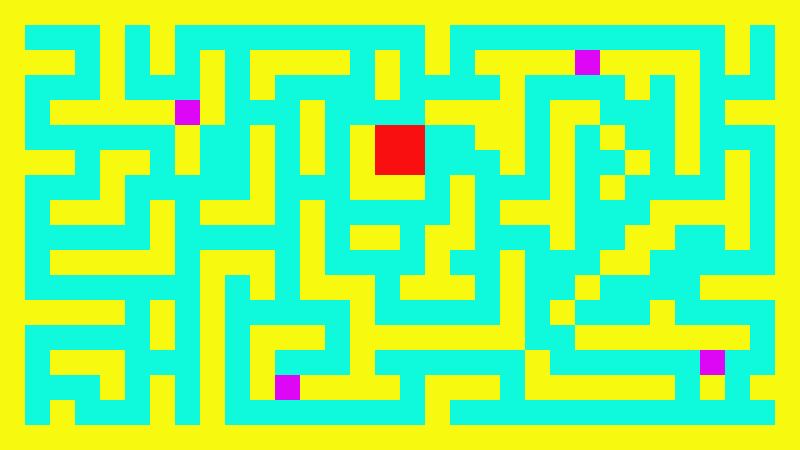

A level layout from a 2D game, rendered from its tile map. Below: a short description, then the map file with its tile-grid data intact:
An orthogonal 32x18 tile map with 25x25 px tiles, 4 tile layers (road, wall, cat, door), 4 tilesets and 4 objects.

<map version="1.0" orientation="orthogonal" renderorder="right-down" width="32" height="18" tilewidth="25" tileheight="25" nextobjectid="15">
 <tileset firstgid="1" name="wall" tilewidth="25" tileheight="25" tilecount="1" columns="1">
  <image source="wall.png" width="25" height="25" />
 </tileset>
 <tileset firstgid="2" name="road" tilewidth="25" tileheight="25" tilecount="1" columns="1">
  <image source="road.png" width="25" height="25" />
 </tileset>
 <tileset firstgid="3" name="cat" tilewidth="25" tileheight="25" tilecount="1" columns="1">
  <image source="cat.png" width="25" height="25" />
 </tileset>
 <tileset firstgid="4" name="door" tilewidth="25" tileheight="25" tilecount="1" columns="1">
  <image source="door.png" width="25" height="25" />
 </tileset>
 <layer name="road" width="32" height="18">
  <data encoding="csv">
2,2,2,2,2,2,2,2,2,2,2,2,2,2,2,2,2,2,2,2,2,2,2,2,2,2,2,2,2,2,2,2,
2,2,2,2,2,2,2,2,2,2,2,2,2,2,2,2,2,2,2,2,2,2,2,2,2,2,2,2,2,2,2,2,
2,2,2,2,2,2,2,2,2,2,2,2,2,2,2,2,2,2,2,2,2,2,2,2,2,2,2,2,2,2,2,2,
2,2,2,2,2,2,2,2,2,2,2,2,2,2,2,2,2,2,2,2,2,2,2,2,2,2,2,2,2,2,2,2,
2,2,2,2,2,2,2,2,2,2,2,2,2,2,2,2,2,2,2,2,2,2,2,2,2,2,2,2,2,2,2,2,
2,2,2,2,2,2,2,2,2,2,2,2,2,2,2,2,2,2,2,2,2,2,2,2,2,2,2,2,2,2,2,2,
2,2,2,2,2,2,2,2,2,2,2,2,2,2,2,2,2,2,2,2,2,2,2,2,2,2,2,2,2,2,2,2,
2,2,2,2,2,2,2,2,2,2,2,2,2,2,2,2,2,2,2,2,2,2,2,2,2,2,2,2,2,2,2,2,
2,2,2,2,2,2,2,2,2,2,2,2,2,2,2,2,2,2,2,2,2,2,2,2,2,2,2,2,2,2,2,2,
2,2,2,2,2,2,2,2,2,2,2,2,2,2,2,2,2,2,2,2,2,2,2,2,2,2,2,2,2,2,2,2,
2,2,2,2,2,2,2,2,2,2,2,2,2,2,2,2,2,2,2,2,2,2,2,2,2,2,2,2,2,2,2,2,
2,2,2,2,2,2,2,2,2,2,2,2,2,2,2,2,2,2,2,2,2,2,2,2,2,2,2,2,2,2,2,2,
2,2,2,2,2,2,2,2,2,2,2,2,2,2,2,2,2,2,2,2,2,2,2,2,2,2,2,2,2,2,2,2,
2,2,2,2,2,2,2,2,2,2,2,2,2,2,2,2,2,2,2,2,2,2,2,2,2,2,2,2,2,2,2,2,
2,2,2,2,2,2,2,2,2,2,2,2,2,2,2,2,2,2,2,2,2,2,2,2,2,2,2,2,2,2,2,2,
2,2,2,2,2,2,2,2,2,2,2,2,2,2,2,2,2,2,2,2,2,2,2,2,2,2,2,2,2,2,2,2,
2,2,2,2,2,2,2,2,2,2,2,2,2,2,2,2,2,2,2,2,2,2,2,2,2,2,2,2,2,2,2,2,
2,2,2,2,2,2,2,2,2,2,2,2,2,2,2,2,2,2,2,2,2,2,2,2,2,2,2,2,2,2,2,2
</data>
 </layer>
 <layer name="wall" width="32" height="18">
  <data encoding="csv">
1,1,1,1,1,1,1,1,1,1,1,1,1,1,1,1,1,1,1,1,1,1,1,1,1,1,1,1,1,1,1,1,
1,0,0,0,1,0,1,0,0,0,0,0,0,0,0,0,0,1,0,0,0,0,0,0,0,0,0,0,0,1,0,1,
1,1,1,0,1,0,1,0,1,0,1,1,1,1,0,1,0,1,0,1,1,1,1,1,1,1,1,1,0,1,0,1,
1,0,0,0,1,0,0,0,1,0,1,0,0,0,0,1,0,0,0,0,1,0,0,0,0,1,0,1,0,0,0,1,
1,0,1,1,1,1,1,1,1,0,0,0,1,0,0,0,0,1,1,1,1,0,1,1,0,0,0,1,0,1,1,1,
1,0,0,0,0,0,0,1,0,0,1,0,1,0,1,0,0,0,0,1,1,0,1,0,1,0,0,1,0,0,0,1,
1,1,1,0,1,1,0,1,0,0,1,0,1,0,1,0,0,0,0,0,1,0,1,0,0,1,0,1,0,1,0,1,
1,0,0,0,1,0,0,0,0,0,1,0,0,0,1,1,1,0,1,0,0,0,1,0,1,0,0,0,0,1,0,1,
1,0,1,1,1,0,1,0,1,1,1,0,1,0,0,0,0,0,1,0,1,1,1,0,0,0,1,1,1,1,0,1,
1,0,0,0,0,0,1,0,0,0,0,0,1,0,1,1,0,1,1,0,0,0,1,0,0,1,1,0,0,1,0,1,
1,0,1,1,1,1,1,0,1,1,1,0,1,0,0,0,0,1,0,0,1,0,0,0,1,1,0,0,0,0,0,1,
1,0,0,0,0,0,0,0,1,0,1,0,1,1,1,0,1,1,1,0,1,0,0,1,0,0,0,0,1,1,1,1,
1,1,1,1,1,0,1,0,1,0,0,0,0,0,1,0,0,0,0,0,1,0,1,0,0,0,1,0,0,0,0,1,
1,0,0,0,0,0,1,0,1,0,1,1,1,0,1,1,1,1,1,1,1,0,0,1,1,1,1,1,1,1,0,1,
1,0,1,1,1,0,0,0,1,0,1,0,0,0,1,0,0,0,0,0,0,1,0,0,0,0,0,0,1,0,0,1,
1,0,0,0,1,0,1,0,1,0,1,1,1,1,1,1,0,1,1,1,0,1,1,1,1,1,1,0,1,0,1,1,
1,0,1,0,0,0,1,0,1,0,0,0,0,0,0,0,0,1,0,0,0,0,0,0,0,0,0,0,0,0,0,1,
1,1,1,1,1,1,1,1,1,1,1,1,1,1,1,1,1,1,1,1,1,1,1,1,1,1,1,1,1,1,1,1
</data>
 </layer>
 <layer name="cat" width="32" height="18">
  <data encoding="csv">
0,0,0,0,0,0,0,0,0,0,0,0,0,0,0,0,0,0,0,0,0,0,0,0,0,0,0,0,0,0,0,0,
0,0,0,0,0,0,0,0,0,0,0,0,0,0,0,0,0,0,0,0,0,0,0,0,0,0,0,0,0,0,0,0,
0,0,0,0,0,0,0,0,0,0,0,0,0,0,0,0,0,0,0,0,0,0,0,0,0,0,0,0,0,0,0,0,
0,0,0,0,0,0,0,0,0,0,0,0,0,0,0,0,0,0,0,0,0,0,0,0,0,0,0,0,0,0,0,0,
0,0,0,0,0,0,0,0,0,0,0,0,0,0,0,0,0,0,0,0,0,0,0,0,0,0,0,0,0,0,0,0,
0,0,0,0,0,0,0,0,0,0,0,0,0,0,0,3,3,0,0,0,0,0,0,0,0,0,0,0,0,0,0,0,
0,0,0,0,0,0,0,0,0,0,0,0,0,0,0,3,3,0,0,0,0,0,0,0,0,0,0,0,0,0,0,0,
0,0,0,0,0,0,0,0,0,0,0,0,0,0,0,0,0,0,0,0,0,0,0,0,0,0,0,0,0,0,0,0,
0,0,0,0,0,0,0,0,0,0,0,0,0,0,0,0,0,0,0,0,0,0,0,0,0,0,0,0,0,0,0,0,
0,0,0,0,0,0,0,0,0,0,0,0,0,0,0,0,0,0,0,0,0,0,0,0,0,0,0,0,0,0,0,0,
0,0,0,0,0,0,0,0,0,0,0,0,0,0,0,0,0,0,0,0,0,0,0,0,0,0,0,0,0,0,0,0,
0,0,0,0,0,0,0,0,0,0,0,0,0,0,0,0,0,0,0,0,0,0,0,0,0,0,0,0,0,0,0,0,
0,0,0,0,0,0,0,0,0,0,0,0,0,0,0,0,0,0,0,0,0,0,0,0,0,0,0,0,0,0,0,0,
0,0,0,0,0,0,0,0,0,0,0,0,0,0,0,0,0,0,0,0,0,0,0,0,0,0,0,0,0,0,0,0,
0,0,0,0,0,0,0,0,0,0,0,0,0,0,0,0,0,0,0,0,0,0,0,0,0,0,0,0,0,0,0,0,
0,0,0,0,0,0,0,0,0,0,0,0,0,0,0,0,0,0,0,0,0,0,0,0,0,0,0,0,0,0,0,0,
0,0,0,0,0,0,0,0,0,0,0,0,0,0,0,0,0,0,0,0,0,0,0,0,0,0,0,0,0,0,0,0,
0,0,0,0,0,0,0,0,0,0,0,0,0,0,0,0,0,0,0,0,0,0,0,0,0,0,0,0,0,0,0,0
</data>
 </layer>
 <layer name="door" width="32" height="18">
  <data encoding="csv">
0,0,0,0,0,0,0,0,0,0,0,0,0,0,0,0,0,0,0,0,0,0,0,0,0,0,0,0,0,0,0,0,
0,0,0,0,0,0,0,0,0,0,0,0,0,0,0,0,0,0,0,0,0,0,0,0,0,0,0,0,0,0,0,0,
0,0,0,0,0,0,0,0,0,0,0,0,0,0,0,0,0,0,0,0,0,0,0,4,0,0,0,0,0,0,0,0,
0,0,0,0,0,0,0,0,0,0,0,0,0,0,0,0,0,0,0,0,0,0,0,0,0,0,0,0,0,0,0,0,
0,0,0,0,0,0,0,4,0,0,0,0,0,0,0,0,0,0,0,0,0,0,0,0,0,0,0,0,0,0,0,0,
0,0,0,0,0,0,0,0,0,0,0,0,0,0,0,0,0,0,0,0,0,0,0,0,0,0,0,0,0,0,0,0,
0,0,0,0,0,0,0,0,0,0,0,0,0,0,0,0,0,0,0,0,0,0,0,0,0,0,0,0,0,0,0,0,
0,0,0,0,0,0,0,0,0,0,0,0,0,0,0,0,0,0,0,0,0,0,0,0,0,0,0,0,0,0,0,0,
0,0,0,0,0,0,0,0,0,0,0,0,0,0,0,0,0,0,0,0,0,0,0,0,0,0,0,0,0,0,0,0,
0,0,0,0,0,0,0,0,0,0,0,0,0,0,0,0,0,0,0,0,0,0,0,0,0,0,0,0,0,0,0,0,
0,0,0,0,0,0,0,0,0,0,0,0,0,0,0,0,0,0,0,0,0,0,0,0,0,0,0,0,0,0,0,0,
0,0,0,0,0,0,0,0,0,0,0,0,0,0,0,0,0,0,0,0,0,0,0,0,0,0,0,0,0,0,0,0,
0,0,0,0,0,0,0,0,0,0,0,0,0,0,0,0,0,0,0,0,0,0,0,0,0,0,0,0,0,0,0,0,
0,0,0,0,0,0,0,0,0,0,0,0,0,0,0,0,0,0,0,0,0,0,0,0,0,0,0,0,0,0,0,0,
0,0,0,0,0,0,0,0,0,0,0,0,0,0,0,0,0,0,0,0,0,0,0,0,0,0,0,0,4,0,0,0,
0,0,0,0,0,0,0,0,0,0,0,4,0,0,0,0,0,0,0,0,0,0,0,0,0,0,0,0,0,0,0,0,
0,0,0,0,0,0,0,0,0,0,0,0,0,0,0,0,0,0,0,0,0,0,0,0,0,0,0,0,0,0,0,0,
0,0,0,0,0,0,0,0,0,0,0,0,0,0,0,0,0,0,0,0,0,0,0,0,0,0,0,0,0,0,0,0
</data>
 </layer>
 <objectgroup name="doorObj">
  <object id="6" gid="4" x="580" y="70" width="15" height="15">
   <properties>
    <property name="pair" value="1" />
   </properties>
  </object>
  <object id="12" gid="4" x="705.5" y="370.5" width="15" height="15">
   <properties>
    <property name="pair" value="0" />
   </properties>
  </object>
  <object id="13" gid="4" x="280.5" y="395.5" width="15" height="15">
   <properties>
    <property name="pair" value="1" />
   </properties>
  </object>
  <object id="14" gid="4" x="180.5" y="118.5" width="15" height="15">
   <properties>
    <property name="pair" value="0" />
   </properties>
  </object>
 </objectgroup>
</map>